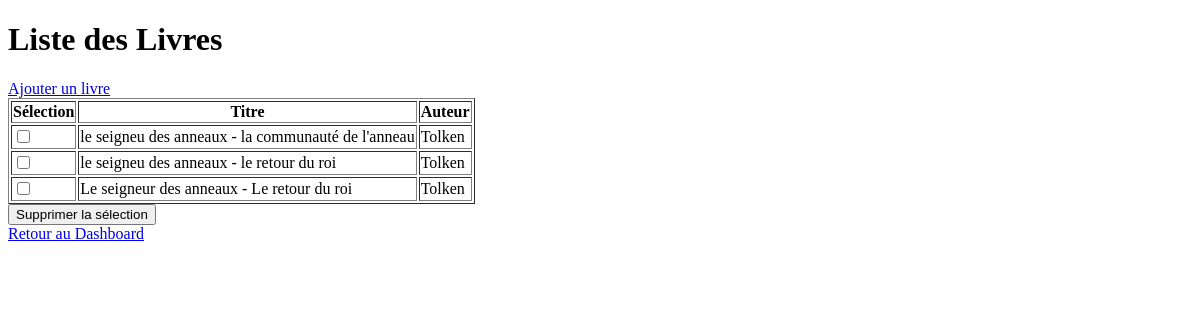
Page /livres/ (signed in) on the earlier database version.
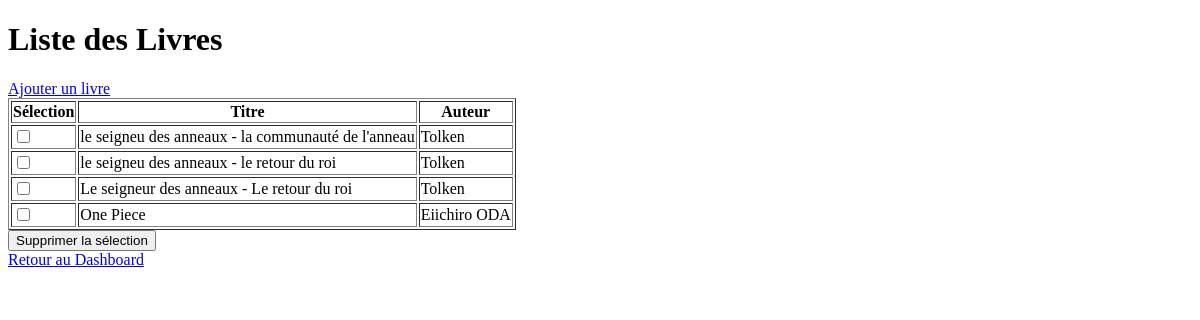
Same page on the later database version.
### bibliotheque/models.py (models this page shows, shortened)
class Media(models.Model):
    name = models.CharField(max_length=255)
    date_emprunt = models.DateField(null=True, blank=True)
    disponible = models.BooleanField(default=True)
    emprunteur = models.ForeignKey('Membre', null=True, blank=True, on_delete=models.SET_NULL)
    class Meta:
        abstract = True

class Livre(Media):  # Livre doit être une classe séparée
    titre = models.CharField(max_length=255)
    auteur = models.CharField(max_length=255)
    disponible = models.BooleanField(default=True)

### bibliotheque/views.py (the view)
# urls.py: path('livres/', views.liste_livres, name='liste_livres'),
@login_required
def liste_livres(request):
    return render(request, 'bibliotheque/liste_livres.html', {'livres': Livre.objects.all()})

### bibliotheque/templates/bibliotheque/liste_livres.html (shortened to what this page needs)
<!DOCTYPE html>
<html lang="fr">
<head>
</head>
<body>
    <h1>Liste des Livres</h1>
    <a href="{% url 'ajouter_livre' %}">Ajouter un livre</a>
    <form method="post">
        <table border="1">
            <thead>
                <tr>
                    <th>Sélection</th>
                    <th>Titre</th>
                    <th>Auteur</th>
                </tr>
            </thead>
            <tbody>
                {% for livre in livres %}
                <tr>
                    <td><input type="checkbox" name="livres_selectionnes" value="{{ livre.id }}"></td>
                    <td>{{ livre.titre }}</td>
                    <td>{{ livre.auteur }}</td>
                </tr>
                {% endfor %}
            </tbody>
        </table>
        <button type="submit" onclick="return confirm('Voulez-vous vraiment supprimer ces livres ?')">Supprimer la sélection</button>
    </form>
    <a href="{% url 'dashboard' %}">Retour au Dashboard</a>
</body>
</html>

Differences in the rows shown:
added Livre: titre "One Piece", auteur "Eiichiro ODA"
